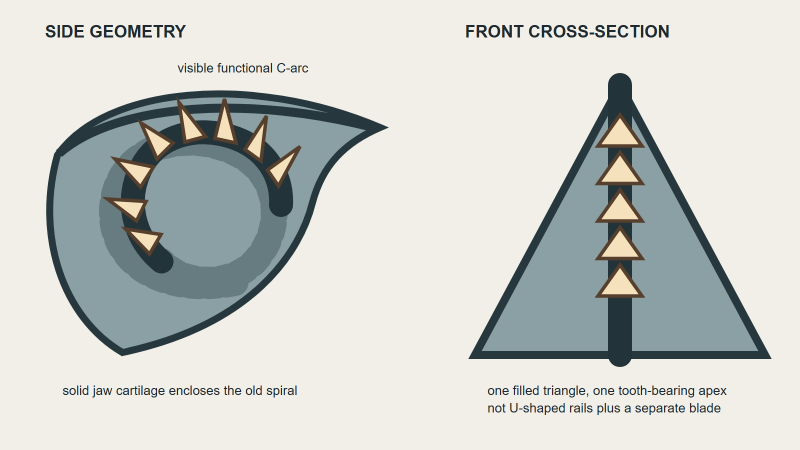
#> input picture tools/comfyui/helicoprion-integrated-whorl-geometry-guide-v1.png, 1600 x 900 px (shown at 1/2 size)
$ python paint_velociraptor_plumage_sickle_v2.py --source ../helicoprion-integrated-whorl-geometry-guide-v1.png
#> lines starting #> are read from the running program, lines starting #| are printed output that depends on the picture
import argparse
import random
from pathlib import Path

from PIL import Image, ImageChops, ImageDraw, ImageFilter, ImageFont


ROOT = Path(__file__).resolve().parents[3]
ASSET_ROOT = ROOT / "assets" / "dinosaurs"
DEFAULT_SOURCE = ASSET_ROOT / "velociraptor-mongoliensis-dense-plumage-v1.png"
DEFAULT_OUT_DIR = ROOT / "tools" / "comfyui" / "outputs"


VARIANTS = {
    "v2a": {"alpha": 0.72, "density": 1.00, "wing": 0.88, "crest": 0.70, "claw": 0.76, "seed": 2026081201},
    "v2b": {"alpha": 0.86, "density": 1.18, "wing": 1.04, "crest": 0.84, "claw": 0.86, "seed": 2026081202},
    "v2c": {"alpha": 0.62, "density": 0.86, "wing": 0.72, "crest": 0.58, "claw": 0.68, "seed": 2026081203},
}


def scaled(point, sx, sy):
    return (int(point[0] * sx), int(point[1] * sy))


def sky_like(pixel):
    r, g, b = pixel
    return b > 112 and b > r + 12 and b > g + 2


def sand_like(pixel):
    r, g, b = pixel
    return r > 145 and g > 126 and b > 88 and abs(r - g) < 54 and r > b + 22


def subject_limited_mask(image, rough_mask):
    src = image.convert("RGB")
    src_px = src.load()
    rough_px = rough_mask.load()
    limit = Image.new("L", image.size, 0)
    limit_px = limit.load()
    for y in range(image.height):
        for x in range(image.width):
            if rough_px[x, y] < 12:
                continue
            pixel = src_px[x, y]
            if sky_like(pixel) or sand_like(pixel):
                continue
            limit_px[x, y] = 255
    return limit.filter(ImageFilter.GaussianBlur(radius=0.75))


def make_masks(image, sx, sy):
    size = image.size
    masks = {}
    for key in ("torso", "neck", "tail", "wing", "forearm", "rear_foot"):
        masks[key] = Image.new("L", size, 0)

    draw_torso = ImageDraw.Draw(masks["torso"])
    draw_neck = ImageDraw.Draw(masks["neck"])
    draw_tail = ImageDraw.Draw(masks["tail"])
    draw_wing = ImageDraw.Draw(masks["wing"])
    draw_forearm = ImageDraw.Draw(masks["forearm"])
    draw_rear = ImageDraw.Draw(masks["rear_foot"])

    draw_torso.ellipse((int(315 * sx), int(258 * sy), int(742 * sx), int(528 * sy)), fill=235)
    draw_torso.polygon(
        [
            scaled((276, 316), sx, sy),
            scaled((424, 270), sx, sy),
            scaled((718, 315), sx, sy),
            scaled((724, 448), sx, sy),
            scaled((470, 528), sx, sy),
            scaled((292, 440), sx, sy),
        ],
        fill=245,
    )
    draw_neck.polygon(
        [
            scaled((176, 180), sx, sy),
            scaled((318, 207), sx, sy),
            scaled((430, 335), sx, sy),
            scaled((386, 389), sx, sy),
            scaled((260, 332), sx, sy),
            scaled((166, 252), sx, sy),
        ],
        fill=238,
    )
    draw_tail.polygon(
        [
            scaled((638, 338), sx, sy),
            scaled((900, 287), sx, sy),
            scaled((1004, 304), sx, sy),
            scaled((1050, 320), sx, sy),
            scaled((716, 410), sx, sy),
        ],
        fill=160,
    )
    draw_wing.polygon(
        [
            scaled((374, 320), sx, sy),
            scaled((560, 334), sx, sy),
            scaled((634, 445), sx, sy),
            scaled((476, 508), sx, sy),
            scaled((380, 430), sx, sy),
        ],
        fill=235,
    )
    draw_forearm.polygon(
        [
            scaled((335, 360), sx, sy),
            scaled((418, 390), sx, sy),
            scaled((420, 505), sx, sy),
            scaled((345, 520), sx, sy),
            scaled((310, 438), sx, sy),
        ],
        fill=230,
    )
    draw_rear.polygon(
        [
            scaled((660, 590), sx, sy),
            scaled((794, 592), sx, sy),
            scaled((808, 676), sx, sy),
            scaled((656, 684), sx, sy),
        ],
        fill=240,
    )

    radius = max(2, int(2.1 * sx))
    rough_union = Image.new("L", size, 0)
    for key, mask in masks.items():
        blur = max(1, int((1.8 if key in ("forearm", "rear_foot") else 2.3) * sx))
        masks[key] = mask.filter(ImageFilter.GaussianBlur(radius=blur))
        rough_union = ImageChops.lighter(rough_union, masks[key])

    limit = subject_limited_mask(image, rough_union.filter(ImageFilter.GaussianBlur(radius=radius)))
    for key in masks:
        masks[key] = ImageChops.multiply(masks[key], limit)
    return masks


def draw_strokes(layer, mask, bounds, count, direction, length_range, colors, sx, sy, seed, alpha_scale):
    rng = random.Random(seed)
    draw = ImageDraw.Draw(layer)
    x0, y0, x1, y1 = [int(v) for v in bounds]
    dx, dy = direction
    for _ in range(count):
        x = rng.randrange(max(0, x0), min(layer.width, x1))
        y = rng.randrange(max(0, y0), min(layer.height, y1))
        coverage = mask.getpixel((x, y))
        if coverage < 28:
            continue
        length = rng.uniform(*length_range) * sx
        jitter = rng.uniform(-0.25, 0.25)
        end = (
            x + int((dx + jitter) * length),
            y + int((dy + rng.uniform(-0.16, 0.16)) * length),
        )
        base = rng.choice(colors)
        alpha = int(base[3] * alpha_scale * (coverage / 255))
        if alpha <= 2:
            continue
        width = max(1, int(rng.choice([0.8, 1.0, 1.25, 1.55]) * sx))
        draw.line((x, y, end[0], end[1]), fill=(base[0], base[1], base[2], alpha), width=width)


def draw_folded_wing(layer, mask, sx, sy, alpha_scale, wing_scale):
    draw = ImageDraw.Draw(layer)
    colors = [
        (45, 30, 21, int(108 * alpha_scale * wing_scale)),
        (88, 50, 29, int(102 * alpha_scale * wing_scale)),
        (148, 88, 48, int(78 * alpha_scale * wing_scale)),
        (226, 190, 126, int(54 * alpha_scale * wing_scale)),
    ]
    for idx in range(16):
        x0 = 382 + idx * 12
        y0 = 336 + (idx % 5) * 5
        x1 = 432 + idx * 8
        y1 = 486 - idx * 2
        p0 = scaled((x0, y0), sx, sy)
        p1 = scaled((x1, y1), sx, sy)
        mid = ((p0[0] + p1[0]) // 2, (p0[1] + p1[1]) // 2)
        if mask.getpixel(mid) < 22:
            continue
        draw.line([p0, p1], fill=colors[idx % len(colors)], width=max(1, int(2.25 * sx)))
        if idx % 3 == 0:
            draw.line(
                [p0, scaled((x1 + 18, y1 - 4), sx, sy)],
                fill=(240, 210, 152, int(24 * alpha_scale * wing_scale)),
                width=max(1, int(0.85 * sx)),
            )


def draw_neck_crest(layer, mask, sx, sy, alpha_scale, crest_scale):
    draw = ImageDraw.Draw(layer)
    for idx in range(18):
        x = 208 + idx * 13
        y = 187 + idx * 6
        p0 = scaled((x, y), sx, sy)
        p1 = scaled((x + 14, y - 18 - (idx % 3) * 4), sx, sy)
        if mask.getpixel(p0) < 24:
            continue
        draw.line(
            [p0, p1],
            fill=(72, 42, 25, int(78 * alpha_scale * crest_scale)),
            width=max(1, int(1.35 * sx)),
        )


def draw_sickle_claw(layer, mask, sx, sy, alpha_scale):
    draw = ImageDraw.Draw(layer)
    # Rear foot second-toe claw cue. Keep it modest; oversized claws read as fantasy.
    claw_points = [
        scaled((704, 628), sx, sy),
        scaled((724, 626), sx, sy),
        scaled((724, 574), sx, sy),
        scaled((710, 586), sx, sy),
    ]
    if mask.getpixel(scaled((715, 626), sx, sy)) < 18:
        return
    draw.polygon(claw_points, fill=(30, 24, 20, int(188 * alpha_scale)))
    draw.line(
        [scaled((716, 625), sx, sy), scaled((722, 579), sx, sy)],
        fill=(218, 202, 160, int(52 * alpha_scale)),
        width=max(1, int(1.0 * sx)),
    )
    toe_points = [
        scaled((682, 636), sx, sy),
        scaled((722, 632), sx, sy),
        scaled((724, 644), sx, sy),
        scaled((684, 650), sx, sy),
    ]
    draw.polygon(toe_points, fill=(52, 38, 28, int(72 * alpha_scale)))


def paint(source, output, variant_name):
    spec = VARIANTS[variant_name]
    base = Image.open(source).convert("RGB")
    sx = base.width / 1152
    sy = base.height / 768
    masks = make_masks(base, sx, sy)
    layer = Image.new("RGBA", base.size, (0, 0, 0, 0))

    dark = [(42, 28, 20, 64), (65, 39, 25, 70), (98, 58, 32, 58)]
    warm = [(132, 78, 42, 54), (172, 110, 62, 46), (214, 166, 104, 34)]
    cream = [(230, 207, 160, 38), (188, 153, 92, 36), (246, 226, 180, 25)]

    density = spec["density"]
    alpha = spec["alpha"]
    seed = spec["seed"]
    draw_strokes(layer, masks["torso"], (290 * sx, 250 * sy, 748 * sx, 535 * sy), int(2100 * density), (0.56, -0.04), (5, 24), dark + warm, sx, sy, seed + 1, alpha)
    draw_strokes(layer, masks["neck"], (165 * sx, 175 * sy, 438 * sx, 398 * sy), int(900 * density), (0.38, -0.18), (5, 21), dark + warm + cream, sx, sy, seed + 2, alpha)
    draw_strokes(layer, masks["tail"], (638 * sx, 286 * sy, 1054 * sx, 424 * sy), int(520 * density), (0.78, -0.05), (4, 17), dark + warm, sx, sy, seed + 3, alpha * 0.62)
    draw_strokes(layer, masks["wing"], (368 * sx, 315 * sy, 646 * sx, 512 * sy), int(760 * density), (0.32, 0.66), (7, 28), dark + warm + cream, sx, sy, seed + 4, alpha)
    draw_strokes(layer, masks["forearm"], (305 * sx, 350 * sy, 430 * sx, 526 * sy), int(360 * density), (0.18, 0.78), (6, 22), dark + cream, sx, sy, seed + 5, alpha)
    draw_folded_wing(layer, masks["wing"], sx, sy, alpha, spec["wing"])
    draw_neck_crest(layer, masks["neck"], sx, sy, alpha, spec["crest"])
    draw_sickle_claw(layer, masks["rear_foot"], sx, sy, spec["claw"])

    total_mask = Image.new("L", base.size, 0)
    for key in ("torso", "neck", "tail", "wing", "forearm", "rear_foot"):
        total_mask = ImageChops.lighter(total_mask, masks[key])
    layer = layer.filter(ImageFilter.GaussianBlur(radius=max(0.16, 0.24 * sx)))
    layer.putalpha(ImageChops.multiply(layer.getchannel("A"), total_mask))
    result = Image.alpha_composite(base.convert("RGBA"), layer).convert("RGB")
    output.parent.mkdir(parents=True, exist_ok=True)
    result.save(output)
    return output


def make_contact_sheet(items, output):
    thumb_w, thumb_h = 384, 256
    label_h = 42
    tiles = []
    for path, label in items:
        image = Image.open(path).convert("RGB")
        image.thumbnail((thumb_w, thumb_h))
        tile = Image.new("RGB", (thumb_w, thumb_h + label_h), (245, 243, 236))
        tile.paste(image, ((thumb_w - image.width) // 2, 0))
        draw = ImageDraw.Draw(tile)
        draw.text((10, thumb_h + 12), label[:58], fill=(42, 39, 35), font=ImageFont.load_default())
        tiles.append(tile)

    cols = min(2, len(tiles))
    rows = (len(tiles) + cols - 1) // cols
    sheet = Image.new("RGB", (cols * thumb_w, rows * (thumb_h + label_h)), (228, 224, 214))
    for idx, tile in enumerate(tiles):
        sheet.paste(tile, ((idx % cols) * thumb_w, (idx // cols) * (thumb_h + label_h)))
    output.parent.mkdir(parents=True, exist_ok=True)
    sheet.save(output)


def make_crop_sheet(items, output):
    crops = [
        ("wing/body", (280, 230, 660, 548)),
        ("rear foot", (625, 555, 820, 700)),
    ]
    tile_w, tile_h, label_h = 360, 260, 38
    tiles = []
    for path, label in items:
        image = Image.open(path).convert("RGB")
        for crop_label, box in crops:
            crop = image.crop(box)
            crop.thumbnail((tile_w, tile_h))
            tile = Image.new("RGB", (tile_w, tile_h + label_h), (245, 243, 236))
            tile.paste(crop, ((tile_w - crop.width) // 2, 0))
            draw = ImageDraw.Draw(tile)
            draw.text((10, tile_h + 10), f"{label} {crop_label}"[:54], fill=(42, 39, 35), font=ImageFont.load_default())
            tiles.append(tile)
    cols = 3
    rows = (len(tiles) + cols - 1) // cols
    sheet = Image.new("RGB", (cols * tile_w, rows * (tile_h + label_h)), (228, 224, 214))
    for idx, tile in enumerate(tiles):
        sheet.paste(tile, ((idx % cols) * tile_w, (idx // cols) * (tile_h + label_h)))
    output.parent.mkdir(parents=True, exist_ok=True)
    sheet.save(output)


def main():
    parser = argparse.ArgumentParser()
    parser.add_argument("--source", default=str(DEFAULT_SOURCE))
    parser.add_argument("--out-dir", default=str(DEFAULT_OUT_DIR))
    parser.add_argument("--prefix", default="velo_plumage_sickle_v2")
    args = parser.parse_args()

    source = Path(args.source).resolve()
    out_dir = Path(args.out_dir).resolve()
    out_dir.mkdir(parents=True, exist_ok=True)

    items = [(source, "current dense plumage v1")]
    for variant_name in VARIANTS:
        output = out_dir / f"{args.prefix}_{variant_name}.png"
        paint(source, output, variant_name)
#> in paint, base is the input picture: PIL image 1600x900 RGB; mean R, G, B 203.2, 206, 201.6
#> in make_masks, `rough_union = Image.new("L", size, 0)`: rough_union: PIL image 1600x900 L; every value is 0
#> the loop in make_masks, `for key, mask in masks.items():` made 6 passes
#> pass 3, in make_masks, `rough_union = ImageChops.lighter(rough_union, masks[key])`:
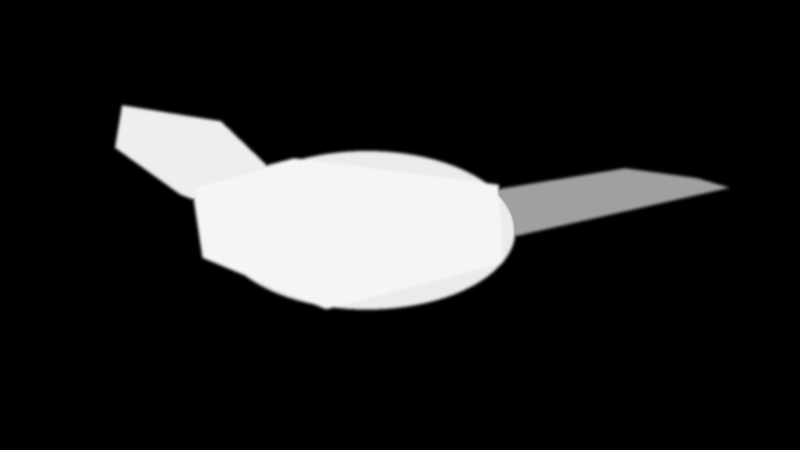
#> rough_union: PIL image 1600x900 L (shown at 1/2 size); min 0, max 245, mean 35.8
#> after the loop in make_masks, `for key, mask in masks.items():`: masks = 6 items
#> in subject_limited_mask, `return limit.filter(ImageFilter.GaussianBlur(radius=0.75))`:
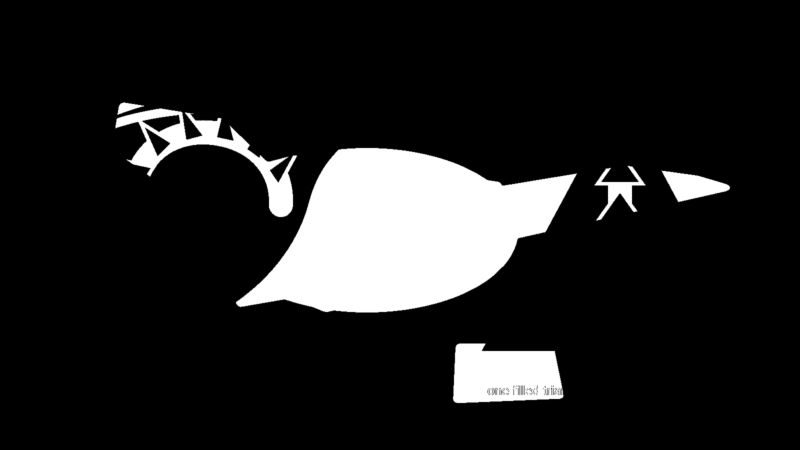
#> returned value: PIL image 1600x900 L (shown at 1/2 size); min 0, max 255, mean 32.3
#> the loop in make_masks, `for key in masks:` made 6 passes
#> key on passes 1 to 6: 'torso', 'neck', 'tail', 'wing', 'forearm', 'rear_foot'
#> in paint, `layer = Image.new("RGBA", base.size, (0, 0, 0, 0))`: layer: PIL image 1600x900 RGBA; every value is 0
#> the loop in draw_strokes, `for _ in range(count):` made 2100 passes
#> (coverage, alpha) on passes 1, 2, 6: (245, 31), (241, 36), (245, 31)
#> in paint, `draw_strokes(layer, masks["torso"], (290 * sx, 250 * sy, 748 * sx, 535..`:
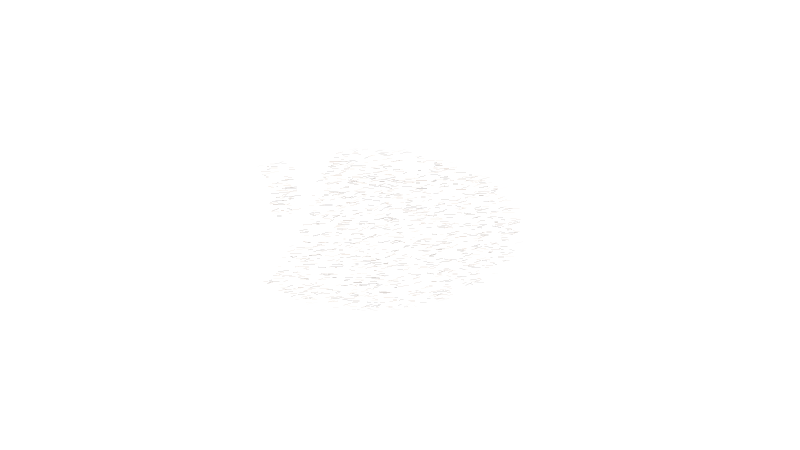
#> layer: PIL image 1600x900 RGBA (shown at 1/2 size); mean R, G, B, A 1.3, 0.8, 0.5, 0.4; transparent parts drawn white
#> the loop in draw_strokes (call 2), `for _ in range(count):` made 900 passes
#> coverage on passes 1 to 3: 0, 18, 0
#> the loop in paint, `for key in ("torso", "neck", "tail", "wing", "forearm", "rear_foot"):` made 6 passes
#> pass 3, in paint, `total_mask = ImageChops.lighter(total_mask, masks[key])`:
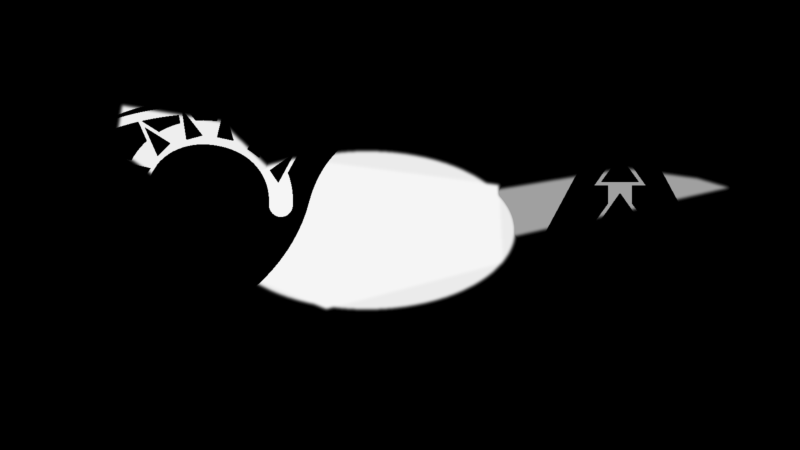
#> total_mask: PIL image 1600x900 L (shown at 1/2 size); min 0, max 245, mean 24.2
        items.append((output, f"plumage + sickle {variant_name}"))
        print(output)

    sheet = out_dir / f"{args.prefix}-contact-sheet.png"
    crops = out_dir / f"{args.prefix}-crop-sheet.png"
    make_contact_sheet(items, sheet)
#> in make_contact_sheet, `image.thumbnail((thumb_w, thumb_h))`:
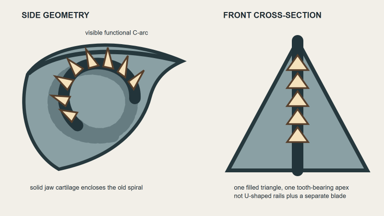
#> image: PIL image 384x216 RGB; mean R, G, B 203.2, 206.1, 201.6
#> in make_contact_sheet, `tile = Image.new("RGB", (thumb_w, thumb_h + label_h), (245, 243, 236))`:
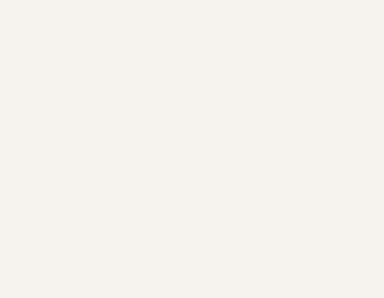
#> tile: PIL image 384x298 RGB; mean R, G, B 245, 243, 236
#> in make_contact_sheet, `tile.paste(image, ((thumb_w - image.width) // 2, 0))`:
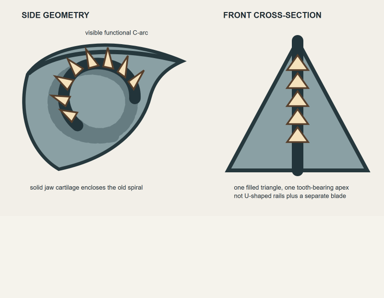
#> tile: PIL image 384x298 RGB; mean R, G, B 214.7, 216.2, 211.1
    make_crop_sheet(items, crops)
    print(sheet)
    print(crops)


if __name__ == "__main__":
    main()
